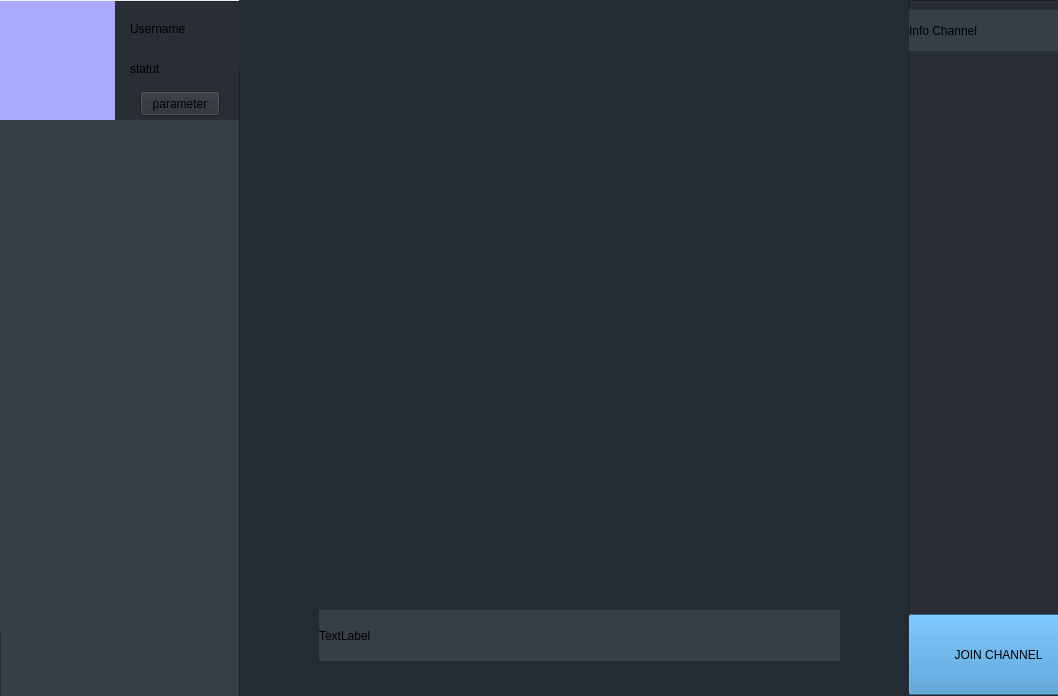
<?xml version="1.0" encoding="UTF-8"?>
<ui version="4.0">
 <class>MainWindow</class>
 <widget class="QMainWindow" name="MainWindow">
  <property name="geometry">
   <rect>
    <x>0</x>
    <y>0</y>
    <width>1058</width>
    <height>696</height>
   </rect>
  </property>
  <property name="windowTitle">
   <string>MainWindow</string>
  </property>
  <widget class="QWidget" name="centralwidget">
   <widget class="QFrame" name="info">
    <property name="geometry">
     <rect>
      <x>0</x>
      <y>1</y>
      <width>241</width>
      <height>701</height>
     </rect>
    </property>
    <property name="maximumSize">
     <size>
      <width>241</width>
      <height>16777215</height>
     </size>
    </property>
    <property name="styleSheet">
     <string notr="true">background-color: rgb(54, 63, 70);</string>
    </property>
    <property name="frameShape">
     <enum>QFrame::StyledPanel</enum>
    </property>
    <property name="frameShadow">
     <enum>QFrame::Raised</enum>
    </property>
    <widget class="QFrame" name="user_frame">
     <property name="geometry">
      <rect>
       <x>0</x>
       <y>0</y>
       <width>241</width>
       <height>121</height>
      </rect>
     </property>
     <property name="styleSheet">
      <string notr="true">background-color: rgb(40, 46, 51);</string>
     </property>
     <property name="frameShape">
      <enum>QFrame::StyledPanel</enum>
     </property>
     <property name="frameShadow">
      <enum>QFrame::Raised</enum>
     </property>
     <widget class="QLabel" name="user_pic">
      <property name="geometry">
       <rect>
        <x>-6</x>
        <y>-5</y>
        <width>121</width>
        <height>131</height>
       </rect>
      </property>
      <property name="styleSheet">
       <string notr="true">background-color: rgb(170, 170, 255);</string>
      </property>
      <property name="text">
       <string/>
      </property>
     </widget>
     <widget class="QLabel" name="username_label">
      <property name="geometry">
       <rect>
        <x>130</x>
        <y>20</y>
        <width>61</width>
        <height>16</height>
       </rect>
      </property>
      <property name="styleSheet">
       <string notr="true">color: rgb(0, 0, 0);</string>
      </property>
      <property name="text">
       <string>Username</string>
      </property>
     </widget>
     <widget class="QLabel" name="statut_label">
      <property name="geometry">
       <rect>
        <x>130</x>
        <y>60</y>
        <width>61</width>
        <height>16</height>
       </rect>
      </property>
      <property name="styleSheet">
       <string notr="true">color: rgb(0, 0, 0);</string>
      </property>
      <property name="text">
       <string>statut</string>
      </property>
     </widget>
     <widget class="QPushButton" name="parameter_button">
      <property name="geometry">
       <rect>
        <x>140</x>
        <y>90</y>
        <width>80</width>
        <height>25</height>
       </rect>
      </property>
      <property name="text">
       <string>parameter</string>
      </property>
     </widget>
    </widget>
    <widget class="QWidget" name="formLayoutWidget">
     <property name="geometry">
      <rect>
       <x>-11</x>
       <y>119</y>
       <width>251</width>
       <height>511</height>
      </rect>
     </property>
     <layout class="QFormLayout" name="channel">
      <property name="horizontalSpacing">
       <number>0</number>
      </property>
      <property name="verticalSpacing">
       <number>0</number>
      </property>
     </layout>
    </widget>
   </widget>
   <widget class="QFrame" name="channel_chat">
    <property name="geometry">
     <rect>
      <x>239</x>
      <y>0</y>
      <width>671</width>
      <height>701</height>
     </rect>
    </property>
    <property name="styleSheet">
     <string notr="true">background-color: rgb(36, 44, 51);</string>
    </property>
    <property name="frameShape">
     <enum>QFrame::StyledPanel</enum>
    </property>
    <property name="frameShadow">
     <enum>QFrame::Raised</enum>
    </property>
    <widget class="QLabel" name="chat_label">
     <property name="geometry">
      <rect>
       <x>80</x>
       <y>610</y>
       <width>521</width>
       <height>51</height>
      </rect>
     </property>
     <property name="styleSheet">
      <string notr="true">background-color: rgb(54, 63, 70);</string>
     </property>
     <property name="text">
      <string>TextLabel</string>
     </property>
    </widget>
    <widget class="QFrame" name="channel_info_frame">
     <property name="geometry">
      <rect>
       <x>0</x>
       <y>-1</y>
       <width>671</width>
       <height>71</height>
      </rect>
     </property>
     <property name="styleSheet">
      <string notr="true">border-style: inset;</string>
     </property>
     <property name="frameShape">
      <enum>QFrame::StyledPanel</enum>
     </property>
     <property name="frameShadow">
      <enum>QFrame::Raised</enum>
     </property>
    </widget>
   </widget>
   <widget class="QFrame" name="channel_audio">
    <property name="geometry">
     <rect>
      <x>909</x>
      <y>0</y>
      <width>171</width>
      <height>701</height>
     </rect>
    </property>
    <property name="styleSheet">
     <string notr="true">background-color: rgb(40, 46, 51);</string>
    </property>
    <property name="frameShape">
     <enum>QFrame::StyledPanel</enum>
    </property>
    <property name="frameShadow">
     <enum>QFrame::Raised</enum>
    </property>
    <widget class="QPushButton" name="join_channel_button">
     <property name="geometry">
      <rect>
       <x>-1</x>
       <y>614</y>
       <width>181</width>
       <height>81</height>
      </rect>
     </property>
     <property name="styleSheet">
      <string notr="true">background-color: rgb(57, 142, 203);

font: 75 8pt &quot;MS Shell Dlg 2&quot;;
</string>
     </property>
     <property name="text">
      <string>JOIN CHANNEL</string>
     </property>
    </widget>
    <widget class="QLabel" name="label">
     <property name="geometry">
      <rect>
       <x>0</x>
       <y>10</y>
       <width>171</width>
       <height>41</height>
      </rect>
     </property>
     <property name="styleSheet">
      <string notr="true">background-color: rgb(54, 63, 70);
border-style: inset;</string>
     </property>
     <property name="text">
      <string>Info Channel</string>
     </property>
    </widget>
   </widget>
  </widget>
 </widget>
 <resources/>
 <connections/>
</ui>
